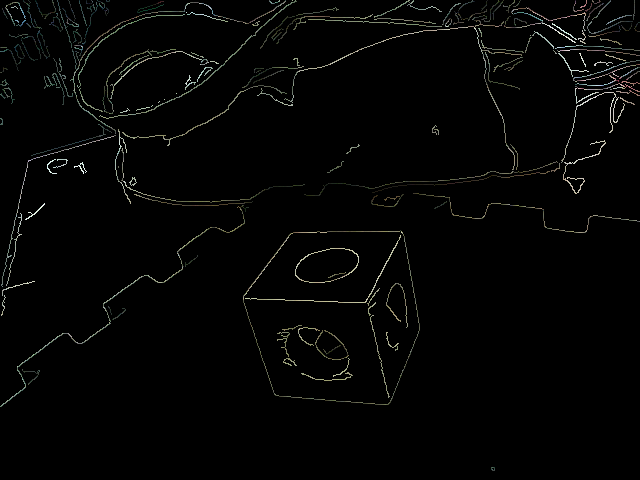
//> input picture vision/CubeA1_40.png, 640 x 480 px
$ ./shapes3 CubeA1_40.png   (built with g++ and OpenCV 4)
//> lines starting //> are read from the running program, lines starting //| are printed output that depends on the picture; after the words box and inside, x2 and y2 are one past the last pixel; in counts of white or black regions, pixels touching at a corner belong together
/**
 * @function findContours_Demo.cpp
 * @brief Demo code to find contours in an image
 * @author OpenCV team
 */

#include "opencv2/highgui/highgui.hpp"
#include "opencv2/imgproc/imgproc.hpp"
#include <iostream>
#include <stdio.h>
#include <stdlib.h>
#include <math.h>

using namespace cv;
using namespace std;

Mat src; Mat src_gray;
int thresh = 175;
int max_thresh = 255;
RNG rng(12345);

/// Function header
void thresh_callback(int, void* );

/**
 * @function main
 */
int main( int, char** argv )
{
  /// Load source image and convert it to gray
  Mat src2 = imread( argv[1], 1 );
//> src2 is the input picture: 480 rows x 640 cols, CV_8UC3; mean B, G, R 3.9, 4.4, 4.2
  int top = (int) (0.05*src2.rows), bottom = (int) (0.05*src2.rows);
//> top = 24; bottom = 24
  int left = (int) (0.05*src2.cols), right = (int) (0.05*src2.cols);
//> left = 32; right = 32
  copyMakeBorder( src2, src, top, bottom, left, right, BORDER_CONSTANT, Scalar(0,0,0) );
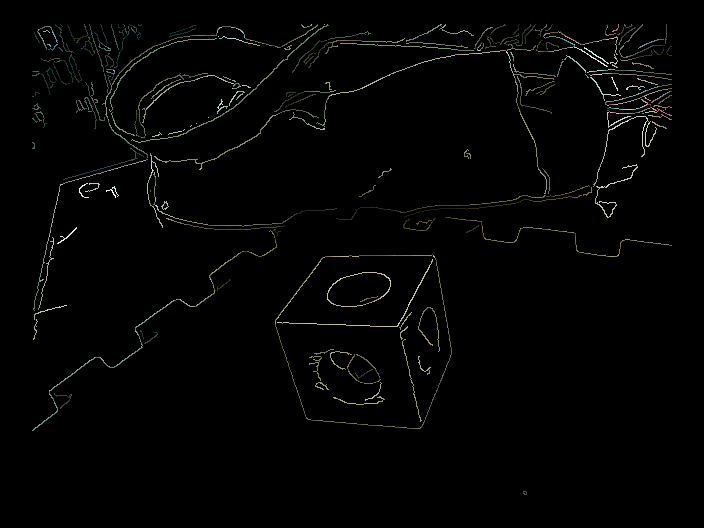
//> src: 528 rows x 704 cols, CV_8UC3; mean B, G, R 3.2, 3.6, 3.5
  /// Convert image to gray and blur it
  cvtColor( src, src_gray, COLOR_BGR2GRAY );
  blur( src_gray, src_gray, Size(3,3) );
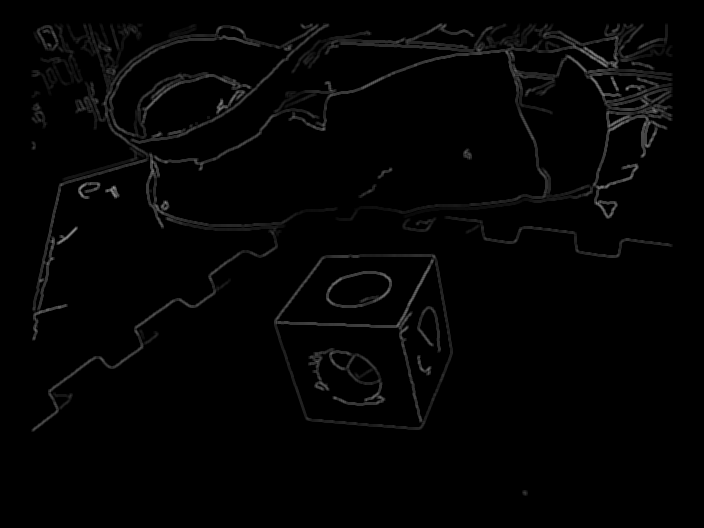
//> src_gray: 528 rows x 704 cols, CV_8UC1; min 0, max 152, mean 3.5

  /// Create Window
  const char* source_window = "Source";
  namedWindow( source_window, WINDOW_AUTOSIZE );
  imshow( source_window, src );

  createTrackbar( " Canny thresh:", "Source", &thresh, max_thresh, thresh_callback );
  thresh_callback( 0, 0 );

  waitKey(0);
  return(0);
}

/**
 * @function thresh_callback
 */
void thresh_callback(int, void* )
{
  Mat canny_output;
  vector<vector<Point> > contours;
  vector<Vec4i> hierarchy;
  vector<vector<Point> > hexagons;
  vector<Point> approxit;

  /// Detect edges using canny
  Canny( src_gray, canny_output, thresh, thresh*2, 3 );
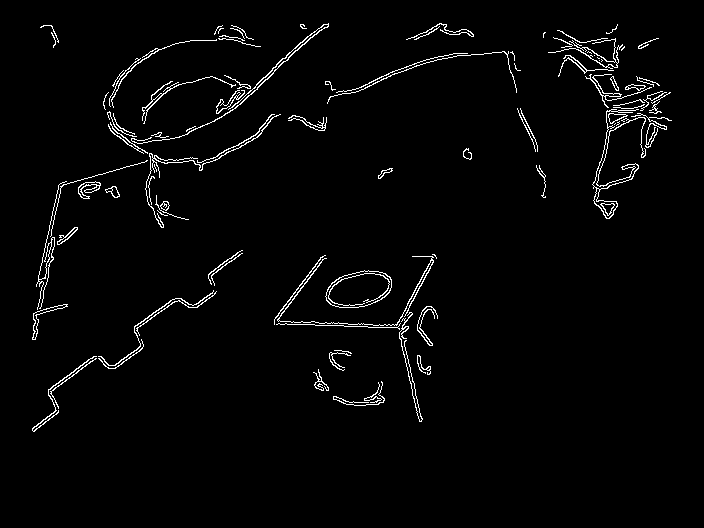
//> canny_output: 528 rows x 704 cols, CV_8UC1; 2.4% white in thin lines or dots, all inside (x1, y1, x2, y2) = (32, 23, 672, 432)
  /// Find contours
  findContours( canny_output, contours, hierarchy, CV_RETR_TREE, CV_CHAIN_APPROX_SIMPLE, Point(0, 0) );
//> contours = 118 contours, 66 with area under 20; largest, box (x1, y1, x2, y2) and area: (325, 270, 392, 308) 1843, (325, 270, 392, 308) 1813, (592, 109, 646, 219) 337, (593, 188, 618, 219) 258, (32, 304, 68, 340) 174

  /// Draw contours
  Mat drawing = Mat::zeros( canny_output.size(), CV_8UC3 );
  int cuenta = 0;
  for( size_t i = 0; i< contours.size(); i++ )
     {
       double area = sqrt(contourArea(contours[i]))*0.05;
//       if(area < 1) continue;
       approxPolyDP(contours[i], approxit, area, true);
//       printf("--------------------------------\nNumber of vectors in contour and aprox #%d: %d, %d \n---------------------------------",i,contours[i].size(),approxit.size());
       Scalar color = Scalar( rng.uniform(0, 255), rng.uniform(0,255), rng.uniform(0,255) );
       if(approxit.size() <= 6 || true) {hexagons.push_back(approxit);drawContours( drawing, hexagons, cuenta, color, 2),cuenta++;}
     }
//> this loop made 118 passes
//> (area, approxit) on pass 49: (0, 2 Points (x, y): [615, 123], [614, 124])
//> area on passes 1 to 6: 0.173, 0.187, 0.226, 0.262, 0.421, 0.245
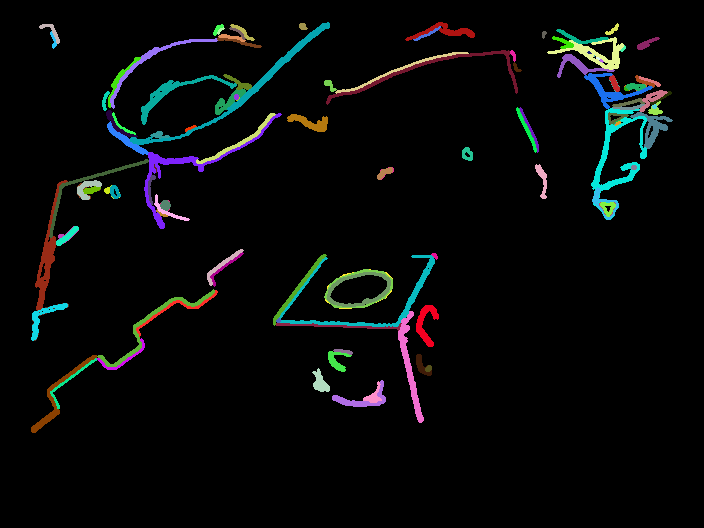
//> drawing: 528 rows x 704 cols, CV_8UC3; mean B, G, R 8.9, 9, 7.4
//> after the loop, approxit = contour of 115 points, box (x1, y1, x2, y2) (131, 23, 329, 144), area 165; hexagons = 118 contours, 66 with area under 20; largest, box (x1, y1, x2, y2) and area: (326, 270, 392, 308) 1789, (325, 270, 392, 307) 1748, (592, 109, 646, 219) 359, (593, 188, 618, 219) 257, (32, 304, 68, 340) 181
  printf("Number of contours, hexagons: %d, %d\n\n\n", contours.size(),cuenta);
//| Number of contours, hexagons: 118, 118

  /// Show in a window
  namedWindow( "Contours", WINDOW_AUTOSIZE );
  imshow( "Contours", drawing );
}
